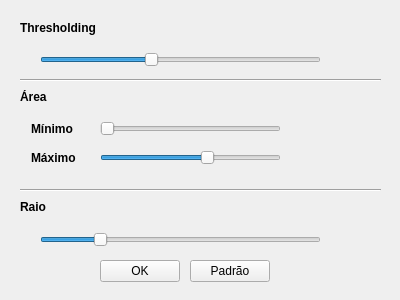
<?xml version="1.0" encoding="UTF-8"?>
<ui version="4.0">
 <class>dialogConfig</class>
 <widget class="QWidget" name="dialogConfig">
  <property name="geometry">
   <rect>
    <x>0</x>
    <y>0</y>
    <width>400</width>
    <height>300</height>
   </rect>
  </property>
  <property name="windowTitle">
   <string>Configuração de análise</string>
  </property>
  <widget class="QLabel" name="label">
   <property name="geometry">
    <rect>
     <x>20</x>
     <y>20</y>
     <width>101</width>
     <height>16</height>
    </rect>
   </property>
   <property name="text">
    <string>&lt;html&gt;&lt;head/&gt;&lt;body&gt;&lt;p&gt;&lt;span style=&quot; font-weight:600;&quot;&gt;Thresholding&lt;/span&gt;&lt;/p&gt;&lt;/body&gt;&lt;/html&gt;</string>
   </property>
  </widget>
  <widget class="QSlider" name="tbThresh">
   <property name="geometry">
    <rect>
     <x>40</x>
     <y>50</y>
     <width>281</width>
     <height>20</height>
    </rect>
   </property>
   <property name="minimum">
    <number>1</number>
   </property>
   <property name="maximum">
    <number>255</number>
   </property>
   <property name="value">
    <number>100</number>
   </property>
   <property name="orientation">
    <enum>Qt::Horizontal</enum>
   </property>
  </widget>
  <widget class="QLabel" name="label_2">
   <property name="geometry">
    <rect>
     <x>20</x>
     <y>90</y>
     <width>59</width>
     <height>14</height>
    </rect>
   </property>
   <property name="text">
    <string>&lt;html&gt;&lt;head/&gt;&lt;body&gt;&lt;p&gt;&lt;span style=&quot; font-weight:600;&quot;&gt;Área&lt;/span&gt;&lt;/p&gt;&lt;/body&gt;&lt;/html&gt;</string>
   </property>
  </widget>
  <widget class="QLabel" name="label_3">
   <property name="geometry">
    <rect>
     <x>31</x>
     <y>121</y>
     <width>61</width>
     <height>16</height>
    </rect>
   </property>
   <property name="text">
    <string>&lt;html&gt;&lt;head/&gt;&lt;body&gt;&lt;p&gt;&lt;span style=&quot; font-weight:600;&quot;&gt;Mínimo&lt;/span&gt;&lt;/p&gt;&lt;/body&gt;&lt;/html&gt;</string>
   </property>
  </widget>
  <widget class="QSlider" name="tbMinArea">
   <property name="geometry">
    <rect>
     <x>100</x>
     <y>121</y>
     <width>181</width>
     <height>16</height>
    </rect>
   </property>
   <property name="maximum">
    <number>500</number>
   </property>
   <property name="orientation">
    <enum>Qt::Horizontal</enum>
   </property>
  </widget>
  <widget class="QLabel" name="label_4">
   <property name="geometry">
    <rect>
     <x>31</x>
     <y>150</y>
     <width>61</width>
     <height>16</height>
    </rect>
   </property>
   <property name="text">
    <string>&lt;html&gt;&lt;head/&gt;&lt;body&gt;&lt;p&gt;&lt;span style=&quot; font-weight:600;&quot;&gt;Máximo&lt;/span&gt;&lt;/p&gt;&lt;/body&gt;&lt;/html&gt;</string>
   </property>
  </widget>
  <widget class="QSlider" name="tbMaxArea">
   <property name="geometry">
    <rect>
     <x>100</x>
     <y>150</y>
     <width>181</width>
     <height>16</height>
    </rect>
   </property>
   <property name="maximum">
    <number>500</number>
   </property>
   <property name="value">
    <number>300</number>
   </property>
   <property name="orientation">
    <enum>Qt::Horizontal</enum>
   </property>
  </widget>
  <widget class="Line" name="line">
   <property name="geometry">
    <rect>
     <x>20</x>
     <y>70</y>
     <width>361</width>
     <height>20</height>
    </rect>
   </property>
   <property name="orientation">
    <enum>Qt::Horizontal</enum>
   </property>
  </widget>
  <widget class="Line" name="line_2">
   <property name="geometry">
    <rect>
     <x>20</x>
     <y>180</y>
     <width>361</width>
     <height>20</height>
    </rect>
   </property>
   <property name="orientation">
    <enum>Qt::Horizontal</enum>
   </property>
  </widget>
  <widget class="QLabel" name="label_5">
   <property name="geometry">
    <rect>
     <x>20</x>
     <y>200</y>
     <width>59</width>
     <height>14</height>
    </rect>
   </property>
   <property name="text">
    <string>&lt;html&gt;&lt;head/&gt;&lt;body&gt;&lt;p&gt;&lt;span style=&quot; font-weight:600;&quot;&gt;Raio&lt;/span&gt;&lt;/p&gt;&lt;/body&gt;&lt;/html&gt;</string>
   </property>
  </widget>
  <widget class="QSlider" name="tbRaio">
   <property name="geometry">
    <rect>
     <x>40</x>
     <y>230</y>
     <width>281</width>
     <height>20</height>
    </rect>
   </property>
   <property name="maximum">
    <number>5</number>
   </property>
   <property name="value">
    <number>1</number>
   </property>
   <property name="orientation">
    <enum>Qt::Horizontal</enum>
   </property>
  </widget>
  <widget class="QPushButton" name="btOK">
   <property name="geometry">
    <rect>
     <x>100</x>
     <y>260</y>
     <width>80</width>
     <height>22</height>
    </rect>
   </property>
   <property name="text">
    <string>OK</string>
   </property>
  </widget>
  <widget class="QLabel" name="lbThresh">
   <property name="geometry">
    <rect>
     <x>330</x>
     <y>50</y>
     <width>41</width>
     <height>16</height>
    </rect>
   </property>
   <property name="text">
    <string/>
   </property>
  </widget>
  <widget class="QLabel" name="lbMin">
   <property name="geometry">
    <rect>
     <x>310</x>
     <y>120</y>
     <width>59</width>
     <height>14</height>
    </rect>
   </property>
   <property name="text">
    <string/>
   </property>
  </widget>
  <widget class="QLabel" name="lbMax">
   <property name="geometry">
    <rect>
     <x>310</x>
     <y>150</y>
     <width>59</width>
     <height>14</height>
    </rect>
   </property>
   <property name="text">
    <string/>
   </property>
  </widget>
  <widget class="QLabel" name="lbRaio">
   <property name="geometry">
    <rect>
     <x>330</x>
     <y>230</y>
     <width>59</width>
     <height>14</height>
    </rect>
   </property>
   <property name="text">
    <string/>
   </property>
  </widget>
  <widget class="QPushButton" name="btDefault">
   <property name="geometry">
    <rect>
     <x>190</x>
     <y>260</y>
     <width>80</width>
     <height>22</height>
    </rect>
   </property>
   <property name="text">
    <string>Padrão</string>
   </property>
  </widget>
 </widget>
 <resources/>
 <connections/>
</ui>
